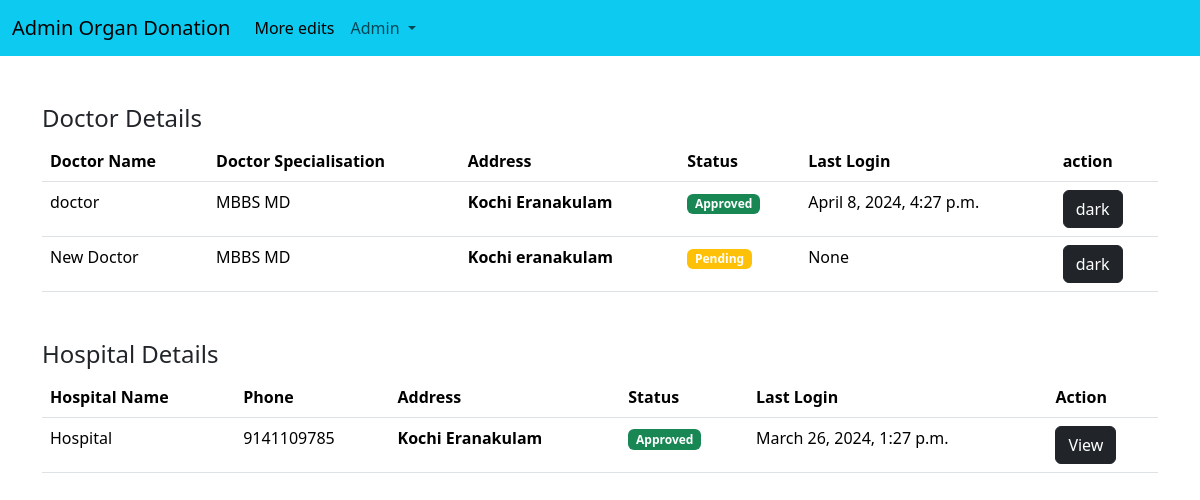
/AdminIndex, run on the app's committed database.
### Home/models.py (models this page shows, shortened)
class DoctorProfile(models.Model):
    user = models.ForeignKey(User, on_delete=models.CASCADE,null = True)
    last_name = models.CharField(max_length=255)
    Address = models.CharField(max_length=255)
    district = models.CharField(max_length=255)
    state = models.CharField(max_length=255)
    phone = models.CharField(max_length=20)
    Specilisation = models.CharField(max_length=255)
    profile_pic = models.FileField(upload_to="profilepic")
    active = models.BooleanField(default = False)

class HospitalProfile(models.Model):
    user = models.ForeignKey(User, on_delete=models.CASCADE,null = True)
    name = models.CharField(max_length=255)
    Address = models.CharField(max_length=255)
    district = models.CharField(max_length=255)
    state = models.CharField(max_length=255)
    phone = models.CharField(max_length=20)
    profile_pic = models.FileField(upload_to="profilepic")
    active = models.BooleanField(default = False)

### Home/views.py (the view)
# urls.py: path("AdminIndex",views.AdminIndex,name="AdminIndex"),
def AdminIndex(request):
    doctor = DoctorProfile.objects.all()
    hospital = HospitalProfile.objects.all()
    user = UserProfile.objects.all()
    context = {
        "doctor":doctor,
        "hospital":hospital,
        "user":user
    }
    return render(request, 'adminindex.html',context)

### templates/adminindex.html (shortened to what this page needs)
<!DOCTYPE html>
<html lang="en">
<head>
  <link href="https://cdn.jsdelivr.net/npm/bootstrap@5.3.3/dist/css/bootstrap.min.css" rel="stylesheet"
>
</head>
<body>
  <nav class="navbar navbar-expand-lg bg-info">
    <div class="container-fluid">
      <a class="navbar-brand" href="#">Admin Organ Donation</a>
      <div class="collapse navbar-collapse" id="navbarSupportedContent">
        <ul class="navbar-nav me-auto mb-2 mb-lg-0">
          <li class="nav-item">
            <a class="nav-link active" aria-current="page" href="admin/">More edits</a>
          </li>
          <li class="nav-item dropdown">
            <a class="nav-link dropdown-toggle" href="#" role="button" data-bs-toggle="dropdown" aria-expanded="false">
              Admin
            </a>
          </li>
      </div>
  </nav>
  <div class="container mt-5">
    <h4>Doctor Details</h4>
    <table class="table">
      <tr>
        <th>Doctor Name</th>
        <th>Doctor Specialisation</th>
        <th>Address</th>
        <th>Status</th>
        <th>Last Login</th>
        <th>action</th>
      </tr>
      {% for i in doctor %}
      <tr>
        <td>{{i.user.first_name}}</td>
        <td>{{i.Specilisation}}</td>
        <th>{{i.Address}} {{i.district}}</th>
        <td>
          {% if i.active == False %}
          <span  class="badge bg-warning">Pending</span>
          {% else %}
          <span class="badge bg-success">Approved</span>
          {% endif %}
        </td>
        <td>{{i.user.last_login}}</td>
        <td><a data-bs-toggle="modal" data-bs-target="#{{i.user.username}}" class="btn btn-dark">dark</a></td>
      </tr>
      {% endfor %}
    </table>
  </div>
  <div class="container mt-5">
    <h4>Hospital Details</h4>
    <table class="table">
      <tr>
        <th>Hospital Name</th>
        <th>Phone</th>
        <th>Address</th>
        <th>Status</th>
        <th>Last Login</th>
        <th>Action</th>
      </tr>
      {% for i in hospital %}
      <tr>
        <td>{{i.user.first_name}}</td>
        <td>{{i.phone}}</td>
        <th>{{i.Address}} {{i.district}}</th>
        <td>
          {% if i.active == False %}
          <span  class="badge bg-warning">Pending</span>
          {% else %}
          <span class="badge bg-success">Approved</span>
          {% endif %}
        </td>
        <td>{{i.user.last_login}}</td>
        <td><a data-bs-toggle="modal" data-bs-target="#{{i.user.username}}" class="btn btn-dark">View</a></td>
      </tr>
      {% endfor %}
    </table>
  </div>
</body>
</html>

### data on the page
DoctorProfile: user.first_name "doctor", Specilisation "MBBS MD", Address "Kochi", district "Eranakulam", active "Approved", user.last_login "April 8, 2024, 4:27 p.m."
DoctorProfile: user.first_name "New Doctor", Specilisation "MBBS MD", Address "Kochi", district "eranakulam", active "Pending", user.last_login "None"
HospitalProfile: user.first_name "Hospital", phone "9141109785", Address "Kochi", district "Eranakulam", active "Approved", user.last_login "March 26, 2024, 1:27 p.m."
